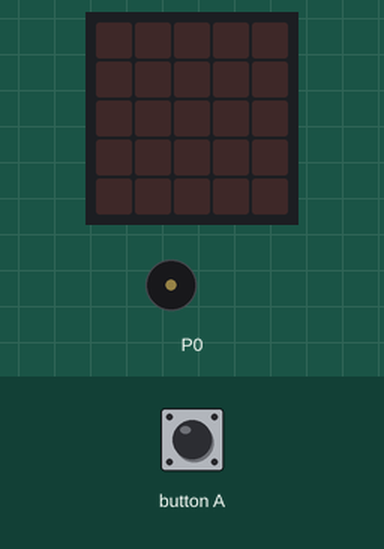
Recording of a program running on a simulated BBC micro:bit (MakeCode). Shown: the board's 5×5 LED display, buzzer (waves = sounding). The inputs (shaded band) are chosen by the test bench.

Above: at 1.2 s.
1.3 s: button A pressed for 0.15 s
At 1.8 s:
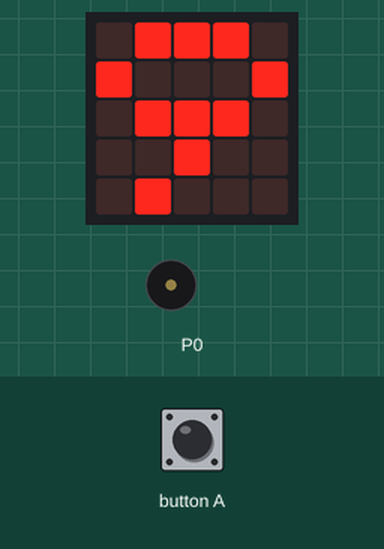
4.4 s: button A pressed for 0.15 s
At 9.14 s:
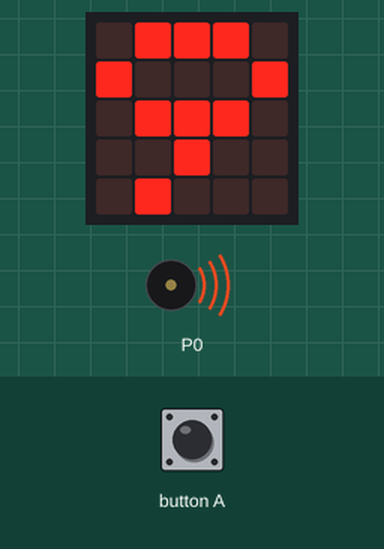
Timing chart, 0 to 16.5 s (numbered marks = the images above; inputs shaded):
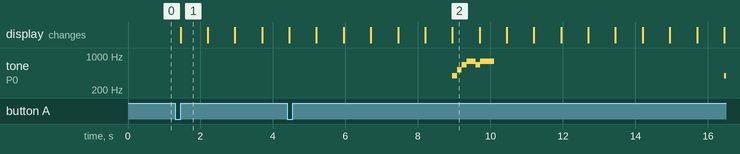

The program:

main.ts
```typescript
let Μετρητής = 0
input.onButtonPressed(Button.A, function () {
    Μετρητής = 9
    while (Μετρητής >= 0) {
        basic.showNumber(Μετρητής)
        Μετρητής += -1
    }
    basic.clearScreen()
    music.startMelody(music.builtInMelody(Melodies.PowerUp), MelodyOptions.Once)
})
```

test.ts
```typescript
// οι δοκιμές πηγαίνουν εδώ, δεν θα γίνει εκτέλεση όταν αυτό το πακέτο χρησιμοποιηθεί ως επέκταση.
```

Measured:
- after the input at 1.3 s, the display: changes after 0.15 s (image 1)
- by itself, tone on P0: plays 392 Hz for 0.13 s, 523 Hz for 0.13 s, 659 Hz for 0.13 s, 784 Hz for 0.26 s, 659 Hz for 0.13 s, 784 Hz for 0.38 s … (7 notes in this stretch)
- what the display in image 1 shows lasts 0.7 s, from 1.5 s to 2.2 s
